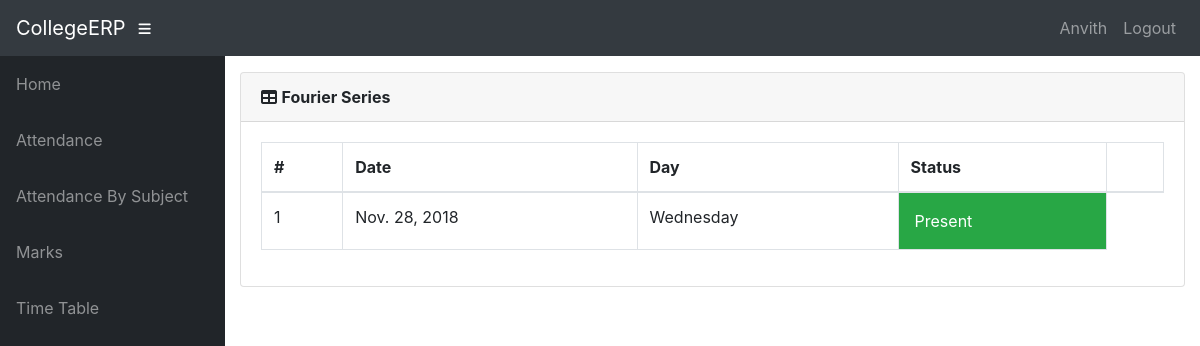
The page /info/student/CS5B11/MA310/attendance/ (signed in) on the database its author committed.
### info/models.py (models this page shows, shortened)
class User(AbstractUser):
    @property
    def is_student(self):
        if hasattr(self, 'student'):
            return True
        return False

class Student(models.Model):
    user = models.OneToOneField(User, on_delete=models.CASCADE, null=True)
    class_id = models.ForeignKey(Class, on_delete=models.CASCADE, default=1)
    USN = models.CharField(primary_key='True', max_length=100)
    name = models.CharField(max_length=200)
    sex = models.CharField(max_length=50, choices=sex_choice, default='Male')
    DOB = models.DateField(default='1998-01-01')

class Course(models.Model):
    dept = models.ForeignKey(Dept, on_delete=models.CASCADE)
    id = models.CharField(primary_key='True', max_length=50)
    name = models.CharField(max_length=50)
    shortname = models.CharField(max_length=50, default='X')

class Attendance(models.Model):
    course = models.ForeignKey(Course, on_delete=models.CASCADE)
    student = models.ForeignKey(Student, on_delete=models.CASCADE)
    attendanceclass = models.ForeignKey(AttendanceClass, on_delete=models.CASCADE, default=1)
    date = models.DateField(default='2018-10-23')
    status = models.BooleanField(default='True')

### info/views.py (the view)
# urls.py: path('student/<slug:stud_id>/<slug:course_id>/attendance/', views.attendance_detail, name='attendance_detail'),
@login_required()
def attendance_detail(request, stud_id, course_id):
    stud = get_object_or_404(Student, USN=stud_id)
    cr = get_object_or_404(Course, id=course_id)
    att_list = Attendance.objects.filter(course=cr, student=stud).order_by('date')
    return render(request, 'info/att_detail.html', {'att_list': att_list, 'cr': cr})

### info/templates/info/att_detail.html (shortened to what this page needs)
{% extends 'info/base.html' %}
    {% block content %}
        <div class="card mb-3">
            <div class="card-header">
              <i class="fas fa-table"></i>
            <strong>{{ cr.name }}</strong></div>
            <div class="card-body">
              <div class="table-responsive">
                <table class="table table-bordered" id="dataTable" width="100%" cellspacing="0">
                  <thead>
                    <tr>
                        <th>#</th>
                        <th>Date</th>
                        <th>Day</th>
                        <th>Status</th>
                        <th></th>
                    </tr>
                  </thead>
                  <tbody>
                        {% for a in att_list %}
                        <tr class="row100 body">
                            <td>{{ forloop.counter }}</td>
                            <td>{{ a.date }}</td>
                            <td>{{ a.date|date:"l" }}</td>
                            {% if a.status %}
                            <td class="p-3 mb-2 bg-success text-white">Present </td>
                            {% else %}
                            <td class="p-3 mb-2 bg-danger text-white">Absent <span class="glyphicon glyphicon-thumbs-down"></span</td>
                            {% endif %}
                        </tr>
                    {% empty %}
                            <p>student has no attendance</p>
                    {% endfor %}
                  </tbody>
                </table>
              </div>
            </div>
          </div>
    {% endblock %}

### info/templates/info/base.html (shortened to what this page needs)
<!DOCTYPE html>
<html lang="en">
  <head>
      {% load static %}
    <link href="{% static '/info/bootstrap/vendor/bootstrap/css/bootstrap.min.css' %}" rel="stylesheet">
    <link href="{% static '/info/bootstrap/vendor/fontawesome-free/css/all.min.css' %}" rel="stylesheet" type="text/css">
    <link href="{% static '/info/bootstrap/vendor/datatables/dataTables.bootstrap4.css' %}" rel="stylesheet">
    <link href="{% static '/info/bootstrap/css/sb-admin.css' %}" rel="stylesheet">
  </head>
  <body id="page-top">
    <nav class="navbar navbar-expand navbar-dark bg-dark static-top">
      <a class="navbar-brand mr-1" href="{% url 'index' %}">CollegeERP</a>
      <button class="btn btn-link btn-sm text-white order-1 order-sm-0" id="sidebarToggle" href="#">
        <i class="fas fa-bars"></i>
      </button>
        <div class="collapse navbar-collapse" id="navbarResponsive">
          <ul class="navbar-nav ml-auto">
            <li class="nav-item">
                {% if request.user.is_student %}
                    <a class="nav-link text-capitalize">{{ request.user.student.name }}</a>
                {% elif request.user.is_teacher %}
                    <a class="nav-link text-capitalize">{{ request.user.teacher.name }}</a>
                {% endif %}
            </li>
            <li class="nav-item">
                <a class="nav-link" href="#" data-toggle="modal" data-target="#logoutModal">Logout</a>
            </li>
          </ul>
        </div>
    </nav>
    <div id="wrapper">
      <ul class="sidebar navbar-nav">
            <li class="nav-item">
              <a class="nav-link" href="{% url 'index' %}">
                <span>Home</span>
              </a>
            </li>
        {% if request.user.is_student %}
            <li class="nav-item">
              <a class="nav-link" href="{% url 'attendance' request.user.student.USN %}">
                <span>Attendance</span>
              </a>
            </li>
            <li class="nav-item">
              <a class="nav-link" href="{% url 'attendance' request.user.student.USN %}">
                <span>Attendance By Subject</span>
              </a>
            </li>
            <li class="nav-item">
              <a class="nav-link" href="{% url 'marks_list' request.user.student.USN %}">
                <span>Marks</span>
              </a>
            </li>
              <li class="nav-item">
              <a class="nav-link" href="{% url 'timetable' request.user.student.class_id_id %}">
                <span>Time Table</span>
              </a>
            </li>
        {% endif %}
      </ul>
      <div id="content-wrapper">
        <div class="container-fluid">
            {% block content %}
            {% endblock %}
        </div>
      </div>
    </div>
  </body>
</html>

### rows shown on the page
User: user.student.name "Anvith"
Course: name "Fourier Series"
Attendance: date "Nov. 28, 2018", date "Wednesday", status "Present"
